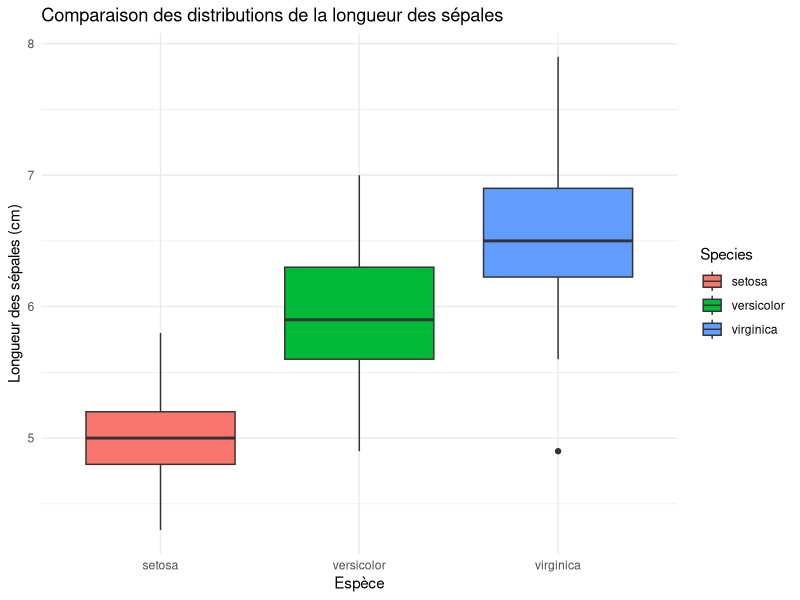
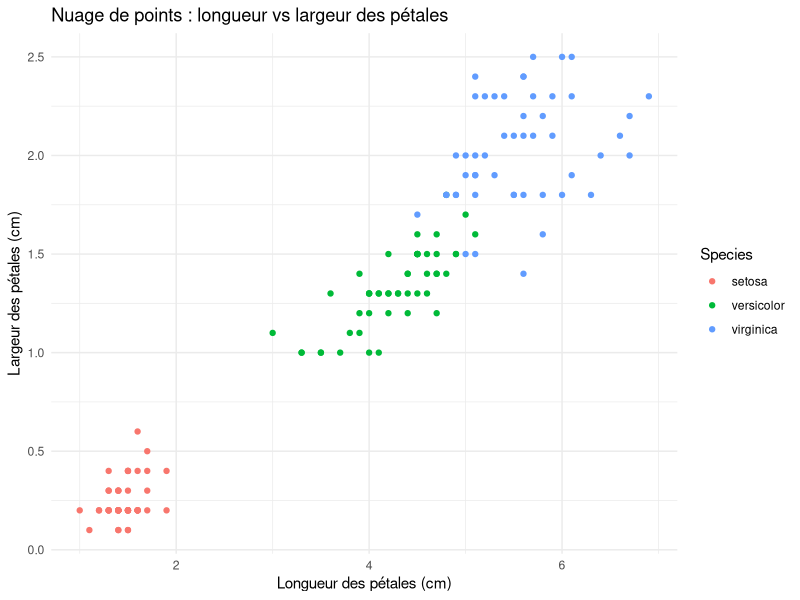

These charts were generated, in order, by the following R code:
# Exercice : Iris de Fisher

# 1. Chargement et exploration des données

# Charger le jeu de données Iris inclus par défaut dans R
I <- iris

# Afficher les 6 premières lignes du jeu de données
head(I)

# Afficher les dimensions du jeu de données
dim(I)


# 2. Analyse statistique

# Calcul des statistiques descriptives (moyenne, médiane, variance, écart-type)
# pour chaque caractéristique numérique

apply(I[, 1:4], 2, mean)    # Moyenne
apply(I[, 1:4], 2, median)  # Médiane
apply(I[, 1:4], 2, var)     # Variance
apply(I[, 1:4], 2, sd)      # Écart-type

# Vérification individuelle (exemple sur Sepal.Length)
mean(I$Sepal.Length)
median(I$Sepal.Length)
var(I$Sepal.Length)
sd(I$Sepal.Length)

# Pour les autres variables :
# Sepal.Width
mean(I$Sepal.Width); median(I$Sepal.Width); var(I$Sepal.Width); sd(I$Sepal.Width)

# Petal.Length
mean(I$Petal.Length); median(I$Petal.Length); var(I$Petal.Length); sd(I$Petal.Length)

# Petal.Width
mean(I$Petal.Width); median(I$Petal.Width); var(I$Petal.Width); sd(I$Petal.Width)

# Identifier les valeurs minimales et maximales pour chaque caractéristique
sapply(I[, 1:4], min)
sapply(I[, 1:4], max)


# 3. Visualisation

# Boîte à moustaches : longueur des sépales par espèce
library(ggplot2)
ggplot(I, aes(x = Species, y = Sepal.Length, fill = Species)) +
  geom_boxplot() +
  labs(title = "Comparaison des distributions de la longueur des sépales",
       x = "Espèce",
       y = "Longueur des sépales (cm)") +
  theme_minimal()

# Nuage de points : Petal.Length vs Petal.Width par espèce
ggplot(I, aes(x = Petal.Length, y = Petal.Width, color = Species)) +
  geom_point() +
  labs(title = "Nuage de points : longueur vs largeur des pétales",
       x = "Longueur des pétales (cm)",
       y = "Largeur des pétales (cm)") +
  theme_minimal()


# 4. Préparation des données pour la classification

# Séparer les données en un ensemble d’apprentissage (80%) et un ensemble de test (20%)
set.seed(123)
index <- sample(1:nrow(I), 0.8 * nrow(I))
train <- I[index, ]
test <- I[-index, ]

# Normalisation des variables numériques
normalise <- function(x) {(x - min(x)) / (max(x) - min(x))}
train[, 1:4] <- as.data.frame(lapply(train[, 1:4], normalise))
test[, 1:4] <- as.data.frame(lapply(test[, 1:4], normalise))


# 5. Classification avec k-NN

library(class)

# Prédiction avec k = 3
prediction <- knn(train = train[, 1:4], test = test[, 1:4], cl = train$Species, k = 3)

# Affichage des prédictions et matrice de confusion
prediction
table(Predicted = prediction, Actual = test$Species)

# Évaluation de la précision pour différents k
k_values <- c(1, 3, 5, 7)
for (i in k_values) {
  pre <- knn(train = train[, 1:4], test = test[, 1:4], cl = train$Species, k = i)
  confusion <- table(Predicted = pre, Actual = test$Species)
  accuracy <- sum(diag(confusion)) / sum(confusion)
  cat("Précision pour k =", i, ":", round(accuracy * 100, 2), "%\n")
}
